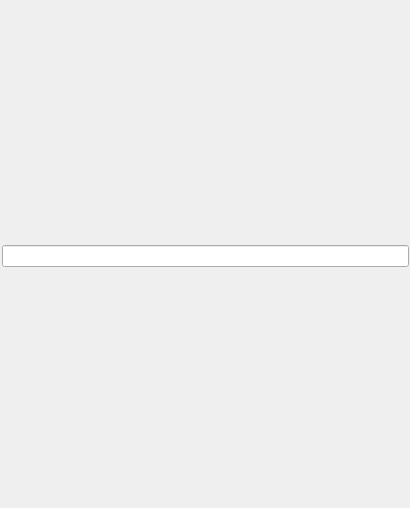
<?xml version="1.0" encoding="UTF-8"?>
<ui version="4.0">
 <class>HexEditorPanel</class>
 <widget class="ads::CDockWidget" name="HexEditorPanel">
  <property name="geometry">
   <rect>
    <x>0</x>
    <y>0</y>
    <width>410</width>
    <height>508</height>
   </rect>
  </property>
  <property name="windowTitle">
   <string>HexEditorPanel</string>
  </property>
  <widget class="QFrame" name="root">
   <property name="geometry">
    <rect>
     <x>0</x>
     <y>0</y>
     <width>411</width>
     <height>511</height>
    </rect>
   </property>
   <property name="sizePolicy">
    <sizepolicy hsizetype="Expanding" vsizetype="Expanding">
     <horstretch>0</horstretch>
     <verstretch>0</verstretch>
    </sizepolicy>
   </property>
   <layout class="QVBoxLayout" name="verticalLayout">
    <property name="spacing">
     <number>0</number>
    </property>
    <property name="leftMargin">
     <number>0</number>
    </property>
    <property name="topMargin">
     <number>0</number>
    </property>
    <property name="rightMargin">
     <number>0</number>
    </property>
    <property name="bottomMargin">
     <number>0</number>
    </property>
    <item>
     <widget class="QFrame" name="content">
      <property name="sizePolicy">
       <sizepolicy hsizetype="Expanding" vsizetype="Expanding">
        <horstretch>0</horstretch>
        <verstretch>0</verstretch>
       </sizepolicy>
      </property>
      <property name="frameShape">
       <enum>QFrame::NoFrame</enum>
      </property>
      <property name="frameShadow">
       <enum>QFrame::Raised</enum>
      </property>
      <property name="lineWidth">
       <number>0</number>
      </property>
      <layout class="QVBoxLayout" name="verticalLayout_2">
       <property name="spacing">
        <number>2</number>
       </property>
       <property name="sizeConstraint">
        <enum>QLayout::SetMinimumSize</enum>
       </property>
       <property name="leftMargin">
        <number>2</number>
       </property>
       <property name="topMargin">
        <number>2</number>
       </property>
       <property name="rightMargin">
        <number>2</number>
       </property>
       <property name="bottomMargin">
        <number>0</number>
       </property>
       <item>
        <widget class="QFrame" name="headerFrame">
         <property name="sizePolicy">
          <sizepolicy hsizetype="Minimum" vsizetype="Fixed">
           <horstretch>0</horstretch>
           <verstretch>0</verstretch>
          </sizepolicy>
         </property>
         <property name="minimumSize">
          <size>
           <width>0</width>
           <height>16</height>
          </size>
         </property>
         <property name="frameShape">
          <enum>QFrame::NoFrame</enum>
         </property>
         <property name="frameShadow">
          <enum>QFrame::Raised</enum>
         </property>
         <property name="lineWidth">
          <number>0</number>
         </property>
         <layout class="QVBoxLayout" name="verticalLayout_3">
          <property name="spacing">
           <number>0</number>
          </property>
          <property name="leftMargin">
           <number>0</number>
          </property>
          <property name="topMargin">
           <number>0</number>
          </property>
          <property name="rightMargin">
           <number>0</number>
          </property>
          <property name="bottomMargin">
           <number>0</number>
          </property>
          <item>
           <widget class="QLineEdit" name="searchTextBar">
            <property name="sizePolicy">
             <sizepolicy hsizetype="Expanding" vsizetype="Expanding">
              <horstretch>0</horstretch>
              <verstretch>0</verstretch>
             </sizepolicy>
            </property>
            <property name="font">
             <font>
              <pointsize>8</pointsize>
             </font>
            </property>
           </widget>
          </item>
         </layout>
        </widget>
       </item>
      </layout>
     </widget>
    </item>
   </layout>
  </widget>
 </widget>
 <customwidgets>
  <customwidget>
   <class>ads::CDockWidget</class>
   <extends>QFrame</extends>
   <header location="global">DockWidget.h</header>
   <container>1</container>
  </customwidget>
 </customwidgets>
 <resources/>
 <connections/>
</ui>
